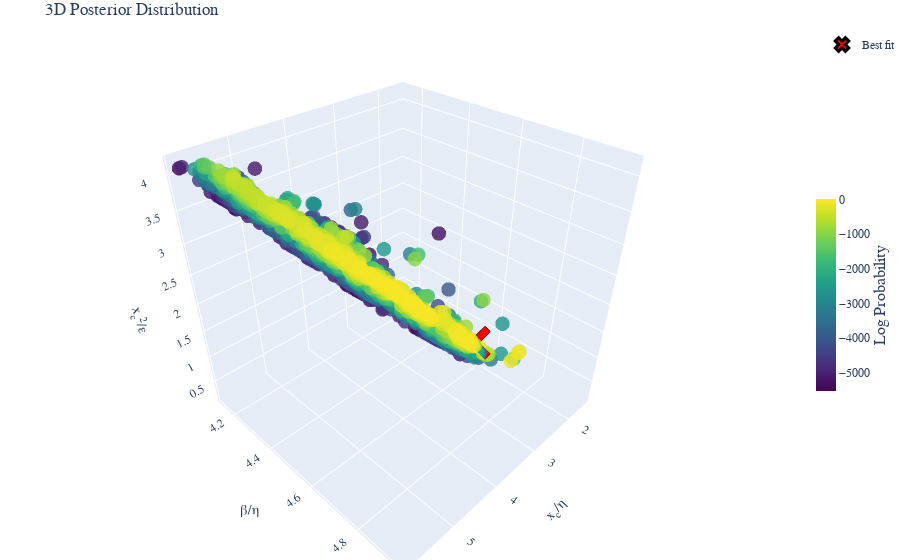

Notebook code for this chart:
### Code cell
fig =post.plot_posterior3D_interactive([0,1,2],labels=labels_trans, truths=np.log(truths_trans),truth_label="Best fit" )
# Save the figure using matplotlib's savefig instead of plotly's write_image
fig.show()
if SAVE_PRODUCTS:
    # Save the figure as HTML
    html_file_name = config_name+test_str+'_3D_plot'
    if subfolder is not None:
        html_file_name = os.path.join(subfolder, html_file_name)
    html_path = os.path.join(Products_folder, 'html_3d_plots', f'{html_file_name}.html')
    # Create directory if it doesn't exist
    os.makedirs(os.path.dirname(html_path), exist_ok=True)
    fig.write_html(html_path)

### Figure 1 — Plotly figure (JSON) as saved in the notebook; plotly's stock layout.template omitted (floating-point values rounded to 4 significant figures; data arrays with more than 128 entries replaced by an {"elided": "..."} marker saying what was removed)
{"data": [{"marker": {"color": {"elided": "1420 float values"}, "colorbar": {"len": 0.4, "thickness": 20, "title": {"font": {"size": 16}, "side": "right", "text": "Log Probability"}, "x": 1.0, "y": 0.5}, "colorscale": [[0.0, "#440154"], [0.1111, "#482878"], [0.2222, "#3e4989"], [0.3333, "#31688e"], [0.4444, "#26828e"], [0.5556, "#1f9e89"], [0.6667, "#35b779"], [0.7778, "#6ece58"], [0.8889, "#b5de2b"], [1.0, "#fde725"]], "opacity": 0.8, "size": 5}, "mode": "markers", "name": "Posterior", "scene": "scene", "showlegend": false, "type": "scatter3d", "x": {"elided": "1420 float values"}, "y": {"elided": "1420 float values"}, "z": {"elided": "1420 float values"}}, {"marker": {"color": "red", "line": {"color": "black", "width": 3}, "size": 12, "symbol": "x"}, "mode": "markers", "name": "Best fit", "scene": "scene", "showlegend": true, "type": "scatter3d", "x": [2.341], "y": [4.621], "z": [0.7896]}], "layout": {"font": {"family": "Computer Modern"}, "margin": {"b": 0, "l": 0, "r": 0, "t": 30}, "scene": {"aspectmode": "cube", "xaxis": {"exponentformat": "e", "showexponent": "all", "title": {"font": {"size": 14}, "text": "x<sub>c</sub>/η"}}, "yaxis": {"exponentformat": "e", "showexponent": "all", "title": {"font": {"size": 14}, "text": "β/η"}}, "zaxis": {"exponentformat": "e", "showexponent": "all", "title": {"font": {"size": 14}, "text": "x<sub>c</sub><sup>2</sup>/ε"}}}, "title": {"text": "3D Posterior Distribution"}}}
